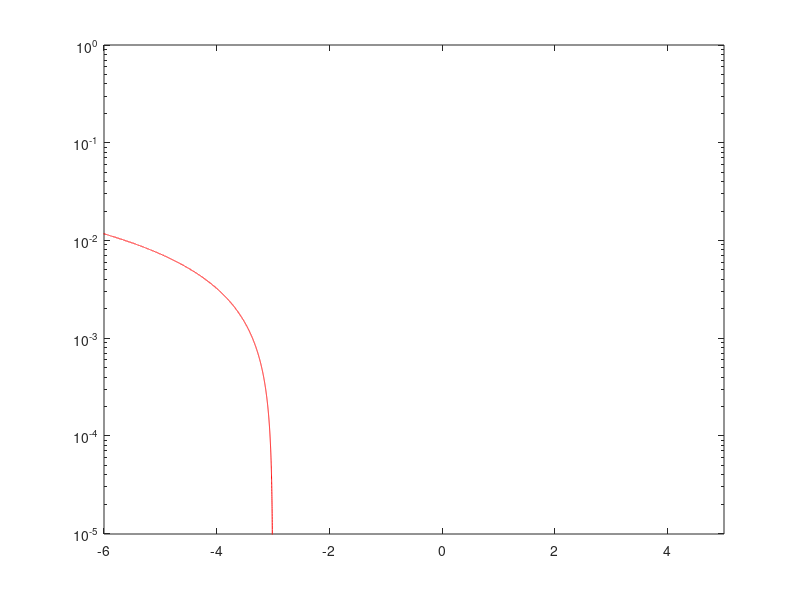

Recreate this plot in MATLAB.
clear all
clc

BER=0.5:-0.000001:1e-6;
eta=(4/9);
 for t=1:length(BER)
 H_BER(t)=BER(t)*log2(BER(t)^-1)+(1-BER(t))*log2((1-BER(t))^-1);
 EbNo(t)=((2^((1-H_BER(t))*eta)-1)*(1-H_BER(t)))/eta;
SNR(t)=eta*EbNo(t);
 end
 
 semilogy(10*log2(EbNo),BER,'-r');
  axis([-6 5 0.99*10^-5 10^0])